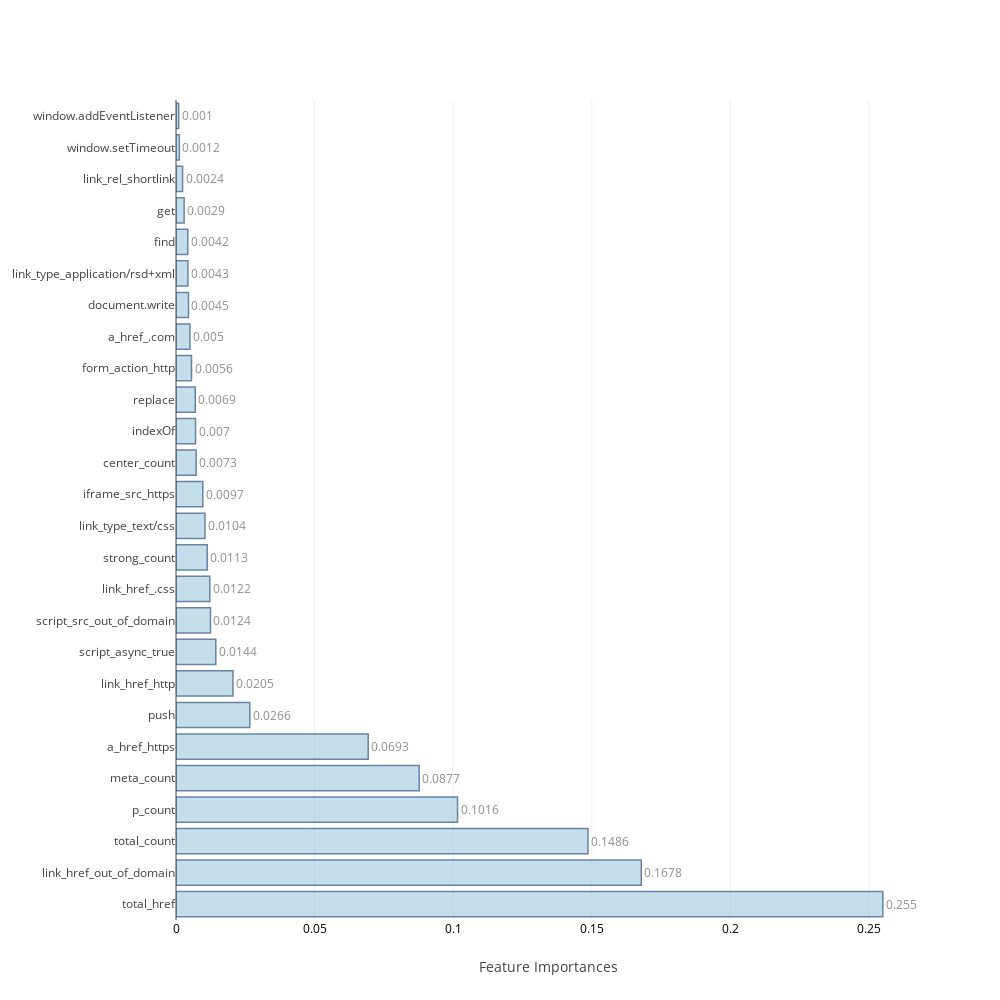
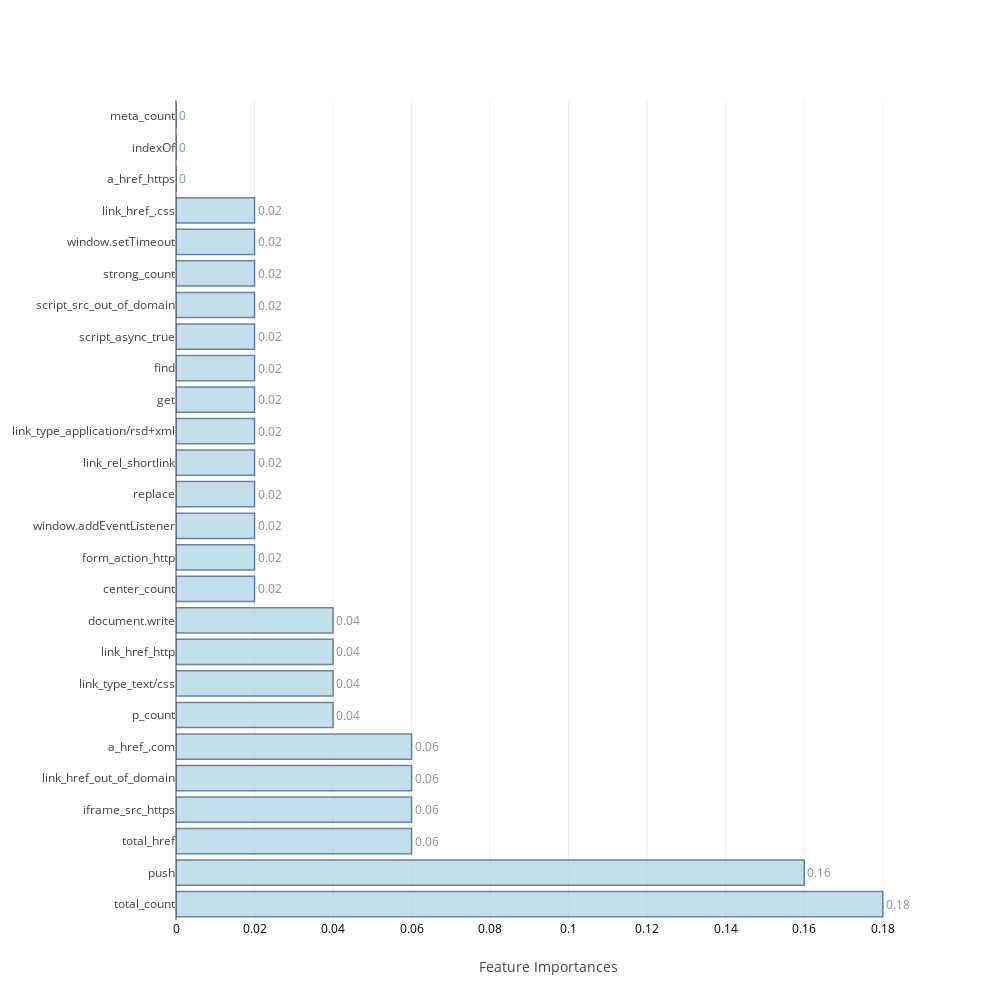

Notebook source saved alongside these figures, in order:
### Code cell
## Table to store training and test measures so we can compare later
table_80_80_train=pd.DataFrame(columns=['accuracy','TP','TN','FP','FN','FPR','FNR'])
table_80_80_test=pd.DataFrame(columns=['accuracy','TP','TN','FP','FN','FPR','FNR','auc','mcc'])

feat_imp=[None]*4
j=0
for i in range(0,8):
    if i>=2 and i<=5:
        model,cm_train,cm_test,acc_train,acc_test,roc_auc,feat_imp[j],mcc=f[i](X_train,Y_train,scaled_X_test,test_Y,columns)
        j=j+1
    else:
        model,cm_train,cm_test,acc_train,acc_test,roc_auc,mcc=f[i](X_train,Y_train,scaled_X_test,test_Y)
    table_80_80_train.loc[i]=   ([acc_train,cm_train.TP,cm_train.TN,cm_train.FP,cm_train.FN,cm_train.FPR,cm_train.FNR])
    table_80_80_test.loc[i] =   ([acc_test ,cm_test.TP, cm_test.TN, cm_test.FP, cm_test.FN, cm_test.FPR, cm_test.FNR,roc_auc,mcc])
    print("\n")

### Figure 1 — Plotly figure (JSON) as saved in the notebook; plotly's stock layout.template omitted (floating-point values rounded to 4 significant figures)
{"data": [{"marker": {"color": "rgb(158,202,225)", "line": {"color": "rgb(8,48,107)", "width": 1.5}}, "opacity": 0.6, "orientation": "h", "text": [0.255, 0.1678, 0.1486, 0.1016, 0.0877, 0.0693, 0.0266, 0.0205, 0.0144, 0.0124, 0.0122, 0.0113, 0.0104, 0.0097, 0.0073, 0.007, 0.0069, 0.0056, 0.005, 0.0045, 0.0043, 0.0042, 0.0029, 0.0024, 0.0012, 0.001], "textposition": "outside", "type": "bar", "uid": "8576b93f-7025-4847-9fe1-85d8b31021c6", "x": [0.255, 0.1678, 0.1486, 0.1016, 0.08773, 0.06934, 0.02663, 0.02054, 0.01435, 0.01244, 0.0122, 0.01126, 0.01044, 0.009663, 0.007255, 0.007041, 0.006947, 0.005592, 0.005021, 0.0045, 0.004293, 0.004243, 0.002928, 0.002384, 0.001214, 0.0009699], "y": ["total_href", "link_href_out_of_domain", "total_count", "p_count", "meta_count", "a_href_https", "push", "link_href_http", "script_async_true", "script_src_out_of_domain", "link_href_.css", "strong_count", "link_type_text/css", "iframe_src_https", "center_count", "indexOf", "replace", "form_action_http", "a_href_.com", "document.write", "link_type_application/rsd+xml", "find", "get", "link_rel_shortlink", "window.setTimeout", "window.addEventListener"]}], "layout": {"autosize": false, "height": 1000, "width": 1000, "xaxis": {"tickfont": {"color": "black", "size": 12}, "title": "Feature Importances"}, "yaxis": {"automargin": true}}}

### Figure 2 — Plotly figure (JSON) as saved in the notebook; plotly's stock layout.template omitted (floating-point values rounded to 4 significant figures)
{"data": [{"marker": {"color": "rgb(158,202,225)", "line": {"color": "rgb(8,48,107)", "width": 1.5}}, "opacity": 0.6, "orientation": "h", "text": [0.18, 0.16, 0.06, 0.06, 0.06, 0.06, 0.04, 0.04, 0.04, 0.04, 0.02, 0.02, 0.02, 0.02, 0.02, 0.02, 0.02, 0.02, 0.02, 0.02, 0.02, 0.02, 0.02, 0, 0, 0], "textposition": "outside", "type": "bar", "uid": "74b76ad5-7e85-41f7-aff9-a40ee933542c", "x": [0.18, 0.16, 0.06, 0.06, 0.06, 0.06, 0.04, 0.04, 0.04, 0.04, 0.02, 0.02, 0.02, 0.02, 0.02, 0.02, 0.02, 0.02, 0.02, 0.02, 0.02, 0.02, 0.02, 0, 0, 0], "y": ["total_count", "push", "total_href", "iframe_src_https", "link_href_out_of_domain", "a_href_.com", "p_count", "link_type_text/css", "link_href_http", "document.write", "center_count", "form_action_http", "window.addEventListener", "replace", "link_rel_shortlink", "link_type_application/rsd+xml", "get", "find", "script_async_true", "script_src_out_of_domain", "strong_count", "window.setTimeout", "link_href_.css", "a_href_https", "indexOf", "meta_count"]}], "layout": {"autosize": false, "height": 1000, "width": 1000, "xaxis": {"tickfont": {"color": "black", "size": 12}, "title": "Feature Importances"}, "yaxis": {"automargin": true}}}
